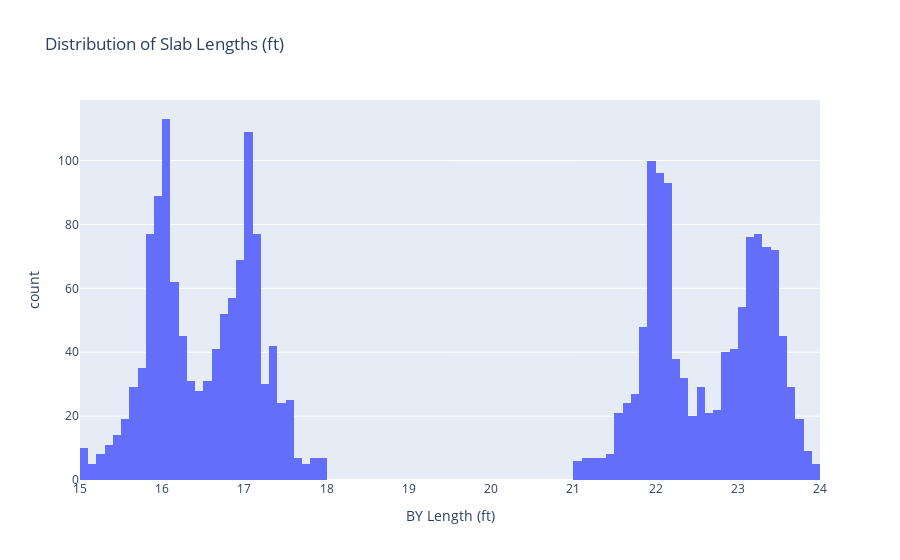

Source (notebook cell):
### Code cell
df_filtered = df = pd.read_csv('../spreadsheet_data/i16WB_filtered_encoded.csv')
histogram = px.histogram(df, x='BY Length (ft)', nbins=300, title='Distribution of Slab Lengths (ft)')
histogram.update_traces(xbins=dict(
    start=0,
    end=60,
    size=0.1
))

### Figure 1 — Plotly figure (JSON) as saved in the notebook; plotly's stock layout.template omitted (floating-point values rounded to 4 significant figures; data arrays with more than 128 entries replaced by an {"elided": "..."} marker saying what was removed)
{"data": [{"alignmentgroup": "True", "bingroup": "x", "hovertemplate": "BY Length (ft)=%{x}<br>count=%{y}<extra></extra>", "legendgroup": "", "marker": {"color": "#636efa", "pattern": {"shape": ""}}, "name": "", "nbinsx": 300, "offsetgroup": "", "orientation": "v", "showlegend": false, "type": "histogram", "x": {"elided": "2305 float values"}, "xaxis": "x", "xbins": {"end": 60, "size": 0.1, "start": 0}, "yaxis": "y"}], "layout": {"barmode": "relative", "legend": {"tracegroupgap": 0}, "title": {"text": "Distribution of Slab Lengths (ft)"}, "xaxis": {"anchor": "y", "domain": [0, 1], "title": {"text": "BY Length (ft)"}}, "yaxis": {"anchor": "x", "domain": [0, 1], "title": {"text": "count"}}}}
